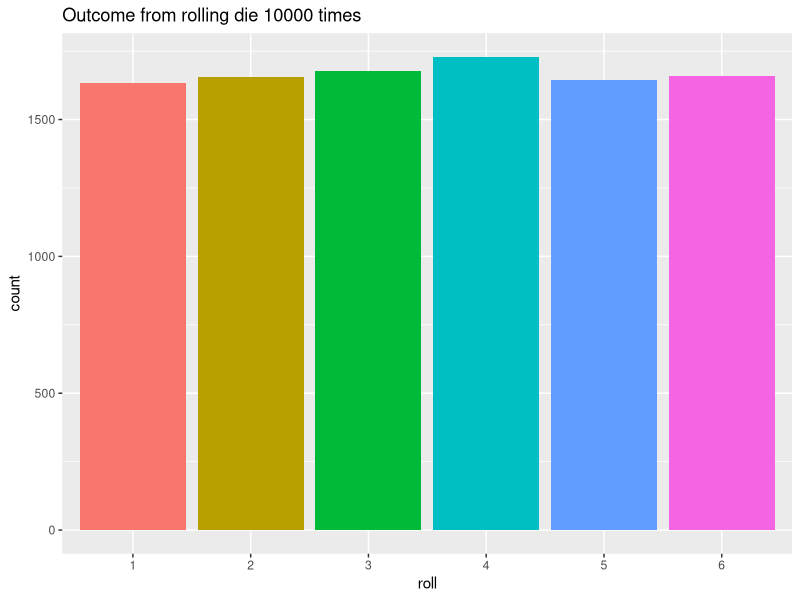
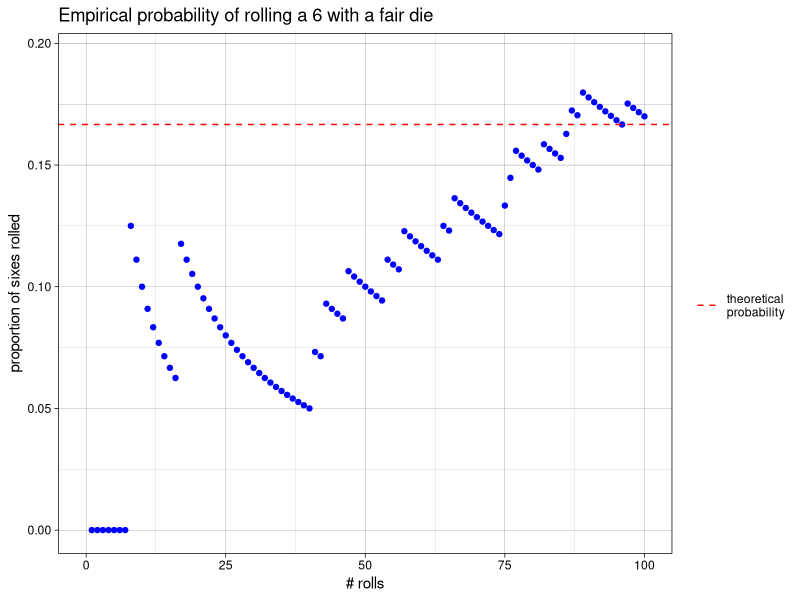
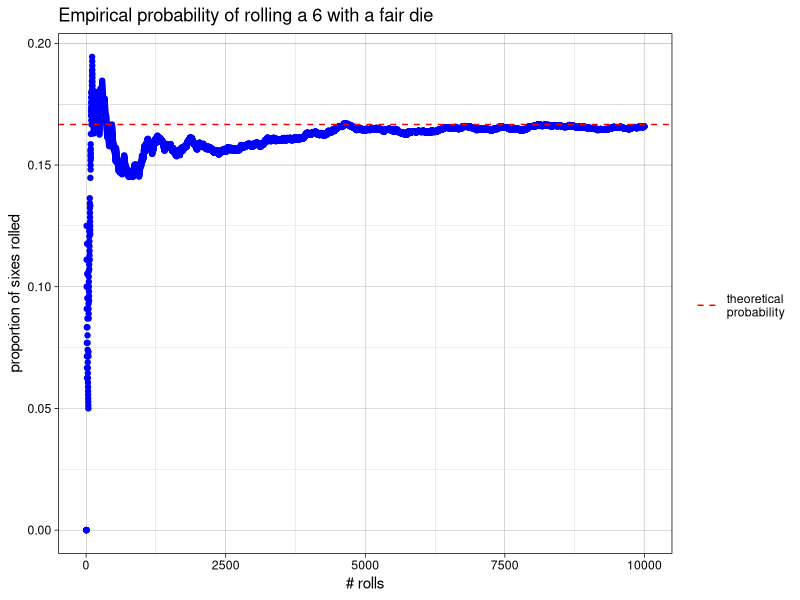
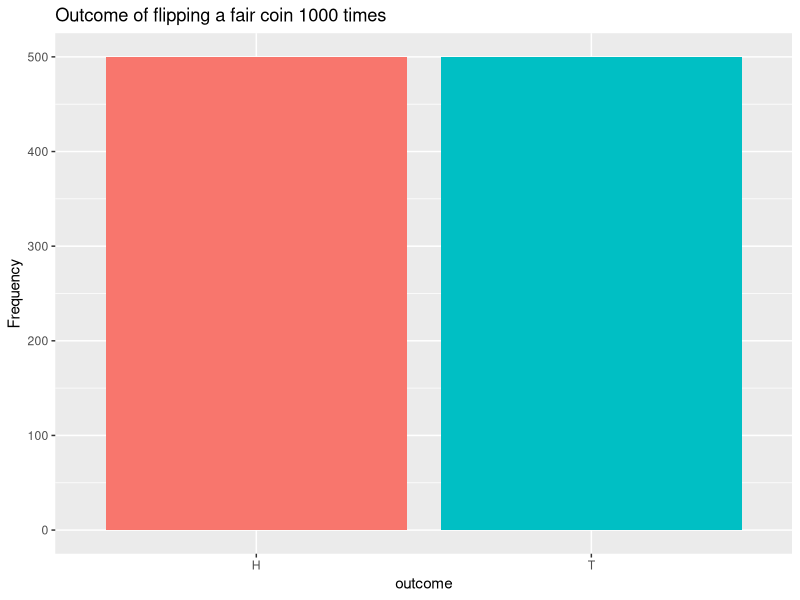

The R source for these figures, in order: (Note: this script raises an error after producing the figures.)
######################################
## Module 4: Probability
######################################

# Note: the 'gtools' library is needed to enumerate
# permutations and combinations

library(gtools)
library(ggplot2)
library(dplyr)

######################################################
# simulate rolling a die 10000 times, by sampling
# from the values 1:6, 10000 times, with replacement
######################################################
roll.num <- sample(1:6, 10000, replace = TRUE)

## treat the results as a factor (qualitative variable) and construct a barplot
roll <- factor(roll.num)
ggplot() + geom_bar(aes(roll, fill = roll)) + 
  ggtitle("Outcome from rolling die 10000 times") +
  theme(legend.position = "none")


# function to find the proportion of sixes occuring in first 
# 'i' elements of 'x' 
proportion.sixes <- function(i,x) {
  count <- sum(x[1:i]==6)
  count/i
}

## apply this function to all integers from 1- 10000
props <- sapply(1:length(roll.num), proportion.sixes, x=roll.num)


## plot empirical and theoretical probabilities
six.plot <- ggplot() + geom_point(aes(x = 1:length(props), y=props), color = "blue") +
  ggtitle("Empirical probability of rolling a 6 with a fair die") +
  labs(x = "# rolls", y = "proportion of sixes rolled") +
  geom_hline(aes(yintercept=1/6, linetype = "theoretical\nprobability"),color = "red") +
  theme_linedraw() +
  scale_linetype_manual(name = "", values = 2) # this adds the legend (values = 2 for dotted line)


# plot only first 100 rolls
six.plot + xlim(0,100)

# look at complete plot
six.plot                


## simulate flipping a fair coin 1000 times
coins <- sample(c("H", "T"), 1000, replace=TRUE)

# generate bar graph of frequencies; the guides() function is
# used to suppress the legend for the 'fill' elements (the coins)
ggplot() + geom_bar(aes(coins, fill = coins)) + 
  ggtitle("Outcome of flipping a fair coin 1000 times") +
  labs(x = "outcome", y = "Frequency") +
  guides(fill = FALSE)
  

# calculate relative frequency table, then 
# generate bar graph of relative frequencies 

# create data.frame containing relative frequency table
p <- table(coins) %>% prop.table() %>% data.frame()  

# plot relative frequencies; the guides() function is
# used to suppress the legend for the 'fill' elements (the coins)
ggplot(df) + geom_bar(aes(x = coins, y = Freq, fill = coins), stat = "identity") + 
  ggtitle("Outcome of flipping a fair coin 1000 times") +
  labs(x = "outcome", y = "Relative Frequency") +
  geom_hline(aes(yintercept=1/2, linetype = 'theoretical probability'),
             color = "black") +
  scale_linetype_manual(name = "", values = 2) +
  guides(fill = FALSE) + ylim(0,1) + theme_classic()


# Let's repeat this simulation using a biased coin, flipped 1000 times
# (the biased coin has a 90% probability of Heads, 10% probability of tails)
coins <- sample(c("H", "T"), 1000, prob = c(.9,.1), replace=TRUE)

# create data frame of relative frequency table
p <- table(coins) %>% prop.table() %>% data.frame()



ggplot(df) + geom_bar(aes(x = coins, y = Freq, fill = coins), stat = "identity") + 
  ggtitle("Outcome of flipping a biased coin 1000 times") +
  labs(x = "outcome", y = "Relative Frequency") +
  geom_hline(aes(yintercept=9/10, linetype = "theoretical probability"),color = "black") +
  scale_linetype_manual(name = "", values = 2) +
  guides(fill = FALSE) + ylim(0,1)


############################################################
## general method for repeating a probability experiment --
## write a function to do the experiment once, then
## use the replicate function to repeat the experiment
############################################################

## example function: flip a fair coin 2 times, 
#     determine if we get 2 heads
# returns TRUE if we get 2 heads, FALSE otherwise
flip.two.heads <- function() {
  f <- sample(c("H", "T"), 2, replace = TRUE)
  count <- sum(f=="H")
  count == 2
}

# flip a coin 2 times, repeat 1000 times
two.heads <- replicate(1000, flip.two.heads())

# find the empirical probability of getting 2 heads = 
# number of times we get 2 heads / number of experiments
prop.heads <- sum(two.heads) / length(two.heads)
prop.heads


#########################################################
# Exercise: Copy and modify the above code to find
# the empirical probability of flipping a coin 3 times
# and getting at least 2 heads.
#########################################################


#########################################################
## classical probability - when all outcomes
## are equally likely, 
## P(A) = (number of outcomes in A) / 
##          (number of outcomes in sample space)
#########################################################

##########################################################
# We can use the 'permutation' function from the gtools
# library for classical probability calculations
# the arguments for the permuation function include 
# (1) number of outcomes per trial, 
# (2) number of trials,
# (3) sample space for each trial
# (4) repeats = TRUE if outcomes can repeat across trials
# Permutations gives all possible arrangements where
#    order matters
##########################################################

##########################################################
# Find the sample space S for flipping a coin 3 times  #
##########################################################
S <- permutations(2,3, c("H", "T"), repeats = TRUE)

# Define the event corresponding to getting exactly two heads
index <- rowSums(S == "H") == 2
S[index,]

# Define the event corresponding to getting at least two heads
index <- rowSums(S == "H") >= 2
S[index,]

#######################################################
# Finding classical probabilities
#######################################################

##########################################################
## aside: useful logical functions: 
#   any(x) returns TRUE if any element in x is TRUE
#   all(x) returns TRUE if all elements in x are TRUE
##########################################################

x <- 1:3
any(x == 4)
any(x == 1)
all(x == 1)

x <- c(1,1,1)
all(x == 1)

# Find the probability of getting all heads, P(H = 3), when
# flipping a fair coin 3 times
all.heads <- apply(S == "H", 1, all)
sum(all.heads) / length(all.heads)

# Find the probability of getting at least 1 Head, P(H >= 1)
any.heads <- apply(S == "H", 1, any)
p.any.heads <- sum(any.heads) / length(any.heads)
p.any.heads

# Note that the complement of at least one head (H >=1)
# is no heads (H=0) (or all tails). Therefore by the 
# rule of complements, P(no heads) = 1 - P(at least 1 heads)

# probability of no heads
1 - p.any.heads

# probability of no heads - direct calculation
no.heads <- apply(S == "T", 1, all)
p.no.heads <- sum(no.heads) / length(no.heads)
p.no.heads
